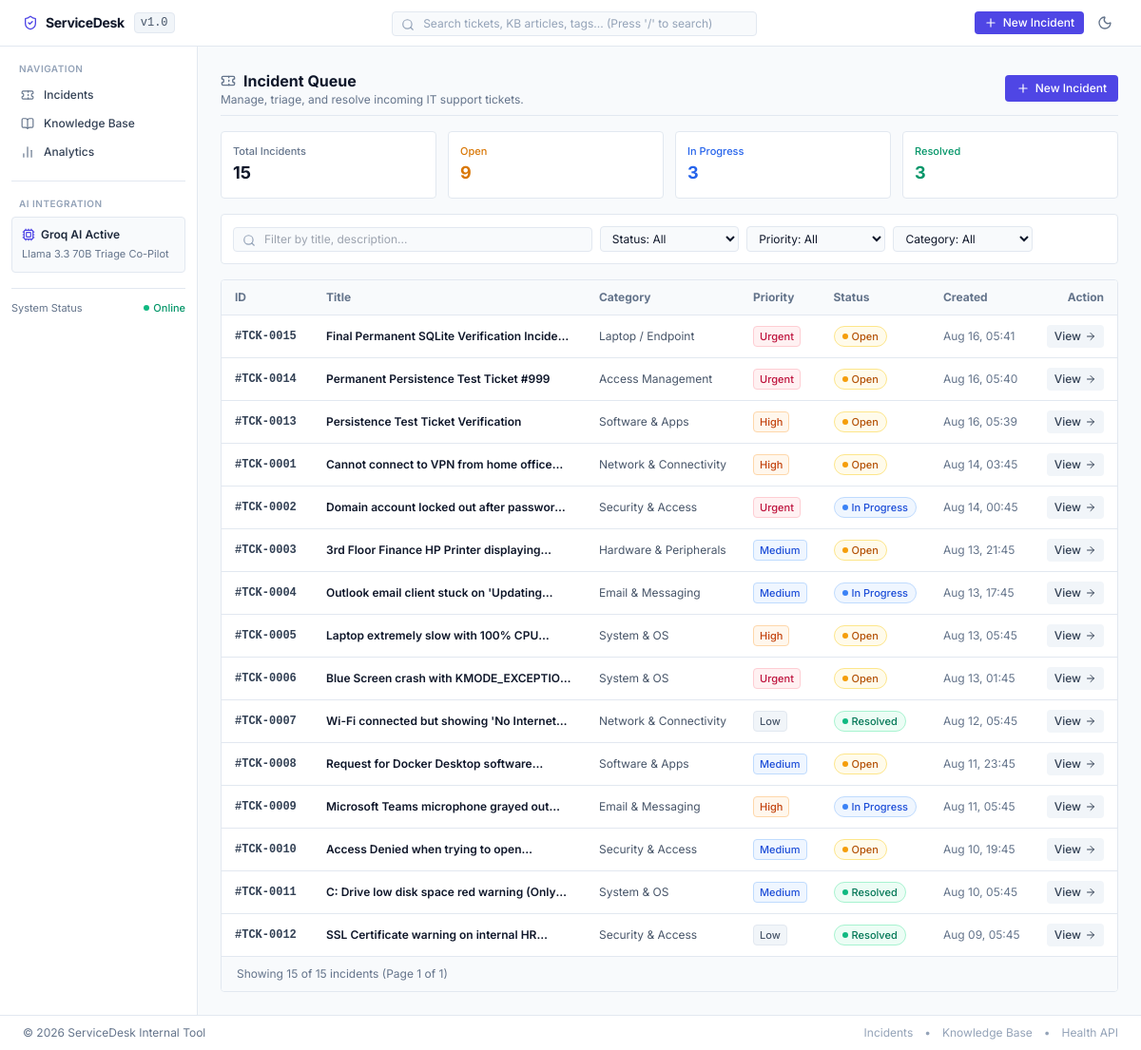
Page /tickets on the committed database.
### app/models.py (models this page shows)
class Ticket(Base):
    __tablename__ = "tickets"
    id = Column(Integer, primary_key=True, index=True, autoincrement=True)
    title = Column(String(255), nullable=False)
    description = Column(Text, nullable=False)
    status = Column(String(50), nullable=False, default="Open")  # Open, In Progress, Pending, Resolved, Closed
    priority = Column(String(50), nullable=False, default="Medium")  # Low, Medium, High, Urgent
    category = Column(String(100), nullable=False, default="General IT")
    ai_summary = Column(Text, nullable=True)
    suggested_resolution = Column(Text, nullable=True)
    final_resolution = Column(Text, nullable=True)
    created_at = Column(DateTime(timezone=True), default=utc_now)
    updated_at = Column(DateTime(timezone=True), default=utc_now, onupdate=utc_now)
    activities = relationship("TicketActivity", back_populates="ticket", cascade="all, delete-orphan", order_by="TicketActivity.created_at.desc()")

### app/routers/tickets.py (the view)
@router.get("/tickets", response_class=HTMLResponse)
async def list_tickets(
    request: Request,
    q: Optional[str] = Query(None),
    status_filter: Optional[str] = Query(None, alias="status"),
    priority_filter: Optional[str] = Query(None, alias="priority"),
    category_filter: Optional[str] = Query(None, alias="category"),
    page: int = Query(1, ge=1),
    page_size: int = Query(20, ge=1, le=100),
    created: Optional[bool] = False,
    deleted: Optional[bool] = False,
    db: Session = Depends(get_db)
):
    skip = (page - 1) * page_size
    tickets, total_count = TicketService.get_all_tickets(
        db=db,
        query=q,
        status=status_filter,
        priority=priority_filter,
        category=category_filter,
        skip=skip,
        limit=page_size
    )
    categories = TicketService.get_categories(db)
    counts = TicketService.get_ticket_counts(db)
    total_pages = max(1, (total_count + page_size - 1) // page_size)
    return templates.TemplateResponse(
        request=request,
        name="tickets/list.html",
        context={
            "app_name": settings.APP_NAME,
            "tickets": tickets,
            "counts": counts,
            "categories": categories,
            "statuses": VALID_STATUSES,
            "priorities": VALID_PRIORITIES,
            "search_query": q or "",
            "selected_status": status_filter or "All",
            "selected_priority": priority_filter or "All",
            "selected_category": category_filter or "All",
            "page": page,
            "total_pages": total_pages,
            "total_count": total_count,
            "created_success": created,
            "deleted_success": deleted
        }
    )

### app/templates/tickets/list.html (shortened to what this page needs)
{% extends "base.html" %}
{% block content %}
<div class="space-y-4">
    <div class="flex items-center justify-between gap-4 pb-2 border-b border-slate-200 dark:border-slate-800">
        <div>
            <h1 class="text-base font-bold text-slate-900 dark:text-white flex items-center gap-2">
                <i data-lucide="ticket" class="w-4 h-4 text-slate-500"></i>
                <span>Incident Queue</span>
            </h1>
            <p class="text-xs text-slate-500">Manage, triage, and resolve incoming IT support tickets.</p>
        </div>
        <div>
            <a href="/tickets/new" class="inline-flex items-center gap-1.5 px-3 py-1.5 rounded bg-indigo-600 hover:bg-indigo-700 text-white text-xs font-medium shadow-xs transition">
                <i data-lucide="plus" class="w-3.5 h-3.5"></i>
                <span>New Incident</span>
            </a>
        </div>
    </div>
    <div class="grid grid-cols-2 sm:grid-cols-4 gap-3">
        <a href="/tickets" class="p-3 rounded border border-slate-200 dark:border-slate-800 bg-white dark:bg-slate-900 shadow-xs hover:border-slate-300 transition">
            <span class="text-[11px] font-medium text-slate-500 block">Total Incidents</span>
            <span class="text-lg font-bold text-slate-900 dark:text-white">{{ counts.total }}</span>
        </a>
        <a href="/tickets?status=Open" class="p-3 rounded border border-slate-200 dark:border-slate-800 bg-white dark:bg-slate-900 shadow-xs hover:border-slate-300 transition">
            <span class="text-[11px] font-medium text-amber-600 dark:text-amber-400 block">Open</span>
            <span class="text-lg font-bold text-amber-600 dark:text-amber-400">{{ counts.open }}</span>
        </a>
        <a href="/tickets?status=In+Progress" class="p-3 rounded border border-slate-200 dark:border-slate-800 bg-white dark:bg-slate-900 shadow-xs hover:border-slate-300 transition">
            <span class="text-[11px] font-medium text-blue-600 dark:text-blue-400 block">In Progress</span>
            <span class="text-lg font-bold text-blue-600 dark:text-blue-400">{{ counts.in_progress }}</span>
        </a>
        <a href="/tickets?status=Resolved" class="p-3 rounded border border-slate-200 dark:border-slate-800 bg-white dark:bg-slate-900 shadow-xs hover:border-slate-300 transition">
            <span class="text-[11px] font-medium text-emerald-600 dark:text-emerald-400 block">Resolved</span>
            <span class="text-lg font-bold text-emerald-600 dark:text-emerald-400">{{ counts.resolved }}</span>
        </a>
    </div>
    <div class="p-3 rounded border border-slate-200 dark:border-slate-800 bg-white dark:bg-slate-900 shadow-xs">
        <form method="GET" action="/tickets" class="grid grid-cols-1 sm:grid-cols-12 gap-2 items-center">
            <div class="sm:col-span-5 relative">
                <i data-lucide="search" class="absolute left-2.5 top-2 w-3.5 h-3.5 text-slate-400"></i>
                <input
                    type="text"
                    name="q"
                    value="{{ search_query }}"
                    placeholder="Filter by title, description..."
                    class="w-full pl-8 pr-3 py-1 rounded border border-slate-200 dark:border-slate-700 bg-slate-50 dark:bg-slate-800 text-slate-900 dark:text-white text-xs focus:outline-none focus:ring-1 focus:ring-indigo-500"
                >
            </div>
            <div class="sm:col-span-2">
                <select name="status" onchange="this.form.submit()" class="w-full px-2 py-1 rounded border border-slate-200 dark:border-slate-700 bg-slate-50 dark:bg-slate-800 text-slate-900 dark:text-white text-xs focus:outline-none focus:ring-1 focus:ring-indigo-500">
                    <option value="All" {% if selected_status == 'All' %}selected{% endif %}>Status: All</option>
                </select>
            </div>
            <div class="sm:col-span-2">
                <select name="priority" onchange="this.form.submit()" class="w-full px-2 py-1 rounded border border-slate-200 dark:border-slate-700 bg-slate-50 dark:bg-slate-800 text-slate-900 dark:text-white text-xs focus:outline-none focus:ring-1 focus:ring-indigo-500">
                    <option value="All" {% if selected_priority == 'All' %}selected{% endif %}>Priority: All</option>
                </select>
            </div>
            <div class="sm:col-span-2">
                <select name="category" onchange="this.form.submit()" class="w-full px-2 py-1 rounded border border-slate-200 dark:border-slate-700 bg-slate-50 dark:bg-slate-800 text-slate-900 dark:text-white text-xs focus:outline-none focus:ring-1 focus:ring-indigo-500">
                    <option value="All" {% if selected_category == 'All' %}selected{% endif %}>Category: All</option>
                </select>
            </div>
        </form>
    </div>
    {% if tickets %}
        <div class="rounded border border-slate-200 dark:border-slate-800 bg-white dark:bg-slate-900 shadow-xs overflow-hidden">
            <div class="overflow-x-auto">
                <table class="w-full text-left text-xs">
                    <thead class="bg-slate-50 dark:bg-slate-800/60 border-b border-slate-200 dark:border-slate-800 text-slate-500 font-semibold">
                        <tr>
                            <th class="py-2.5 px-3.5 w-24">ID</th>
                            <th class="py-2.5 px-3.5">Title</th>
                            <th class="py-2.5 px-3.5">Category</th>
                            <th class="py-2.5 px-3.5">Priority</th>
                            <th class="py-2.5 px-3.5">Status</th>
                            <th class="py-2.5 px-3.5">Created</th>
                            <th class="py-2.5 px-3.5 text-right">Action</th>
                        </tr>
                    </thead>
                    <tbody class="divide-y divide-slate-200 dark:divide-slate-800">
                        {% for ticket in tickets %}
                            <tr class="table-row-hover transition-colors">
                                <td class="py-2.5 px-3.5 font-mono font-semibold text-slate-700 dark:text-slate-300">
                                    <a href="/tickets/{{ ticket.id }}" class="hover:text-indigo-600">
                                        #TCK-{{ "%04d" % ticket.id }}
                                    </a>
                                </td>
                                <td class="py-2.5 px-3.5">
                                    <a href="/tickets/{{ ticket.id }}" class="font-semibold text-slate-900 dark:text-white hover:text-indigo-600 dark:hover:text-indigo-400 line-clamp-1">
                                        {{ ticket.title }}
                                    </a>
                                </td>
                                <td class="py-2.5 px-3.5 text-slate-600 dark:text-slate-400 whitespace-nowrap">
                                    {{ ticket.category }}
                                </td>
                                <td class="py-2.5 px-3.5 whitespace-nowrap">
                                    {% if ticket.priority == 'Urgent' or ticket.priority == 'Critical' %}
                                        <span class="inline-flex items-center px-1.5 py-0.5 rounded text-[11px] font-medium bg-rose-50 text-rose-700 border border-rose-200 dark:bg-rose-950/40 dark:text-rose-300 dark:border-rose-800">
                                            Urgent
                                        </span>
                                    {% elif ticket.priority == 'High' %}
                                        <span class="inline-flex items-center px-1.5 py-0.5 rounded text-[11px] font-medium bg-orange-50 text-orange-700 border border-orange-200 dark:bg-orange-950/40 dark:text-orange-300 dark:border-orange-800">
                                            High
                                        </span>
                                    {% elif ticket.priority == 'Medium' %}
                                        <span class="inline-flex items-center px-1.5 py-0.5 rounded text-[11px] font-medium bg-blue-50 text-blue-700 border border-blue-200 dark:bg-blue-950/40 dark:text-blue-300 dark:border-blue-800">
                                            Medium
                                        </span>
                                    {% else %}
                                        <span class="inline-flex items-center px-1.5 py-0.5 rounded text-[11px] font-medium bg-slate-100 text-slate-600 border border-slate-200 dark:bg-slate-800 dark:text-slate-400 dark:border-slate-700">
                                            Low
                                        </span>
                                    {% endif %}
                                </td>
                                <td class="py-2.5 px-3.5 whitespace-nowrap">
                                    {% if ticket.status == 'Open' %}
                                        <span class="inline-flex items-center gap-1 px-2 py-0.5 rounded-full text-[11px] font-medium bg-amber-50 text-amber-700 border border-amber-200 dark:bg-amber-950/40 dark:text-amber-300 dark:border-amber-800">
                                            <span class="h-1.5 w-1.5 rounded-full bg-amber-500"></span> Open
                                        </span>
                                    {% elif ticket.status == 'In Progress' %}
                                        <span class="inline-flex items-center gap-1 px-2 py-0.5 rounded-full text-[11px] font-medium bg-blue-50 text-blue-700 border border-blue-200 dark:bg-blue-950/40 dark:text-blue-300 dark:border-blue-800">
                                            <span class="h-1.5 w-1.5 rounded-full bg-blue-500"></span> In Progress
                                        </span>
                                    {% elif ticket.status == 'Resolved' %}
                                        <span class="inline-flex items-center gap-1 px-2 py-0.5 rounded-full text-[11px] font-medium bg-emerald-50 text-emerald-700 border border-emerald-200 dark:bg-emerald-950/40 dark:text-emerald-300 dark:border-emerald-800">
                                            <span class="h-1.5 w-1.5 rounded-full bg-emerald-500"></span> Resolved
                                        </span>
                                    {% else %}
                                        <span class="inline-flex items-center gap-1 px-2 py-0.5 rounded-full text-[11px] font-medium bg-slate-100 text-slate-600 border border-slate-200 dark:bg-slate-800 dark:text-slate-400 dark:border-slate-700">
                                            Closed
                                        </span>
                                    {% endif %}
                                </td>
                                <td class="py-2.5 px-3.5 text-slate-500 whitespace-nowrap">
                                    {{ ticket.created_at.strftime('%b %d, %H:%M') }}
                                </td>
                                <td class="py-2.5 px-3.5 text-right whitespace-nowrap">
                                    <a href="/tickets/{{ ticket.id }}" class="inline-flex items-center gap-1 px-2 py-1 rounded bg-slate-100 dark:bg-slate-800 hover:bg-slate-200 dark:hover:bg-slate-700 text-slate-700 dark:text-slate-300 text-xs font-medium transition">
                                        <span>View</span>
                                        <i data-lucide="arrow-right" class="w-3 h-3"></i>
                                    </a>
                                </td>
                            </tr>
                        {% endfor %}
                    </tbody>
                </table>
            </div>
            <div class="px-4 py-2.5 bg-slate-50 dark:bg-slate-800/50 border-t border-slate-200 dark:border-slate-800 flex items-center justify-between text-xs text-slate-500">
                <div>
                    Showing {{ tickets|length }} of {{ total_count }} incidents (Page {{ page }} of {{ total_pages }})
                </div>
            </div>
        </div>
    {% endif %}
</div>
{% endblock %}

### app/static/css/style.css (style rules this page uses)
body { font-family: 'Inter', -apple-system, BlinkMacSystemFont, "Segoe UI", Roboto, sans-serif; color: #0f172a; background-color: #f8fafc; }

### rows in the picture
Ticket: id "0015", title "Final Permanent SQLite Verification…", category "Laptop / Endpoint", priority "Urgent", status "Open" (drawn), created_at "Aug 16, 05:41"
Ticket: id "0014", title "Permanent Persistence Test Ticket #999", category "Access Management", priority "Urgent", status "Open" (drawn), created_at "Aug 16, 05:40"
Ticket: id "0013", title "Persistence Test Ticket Verification", category "Software & Apps", priority "High", status "Open" (drawn), created_at "Aug 16, 05:39"
Ticket: id "0001", title "Cannot connect to VPN from home…", category "Network & Connectivity", priority "High", status "Open" (drawn), created_at "Aug 14, 03:45"
Ticket: id "0002", title "Domain account locked out after…", category "Security & Access", priority "Urgent", status "In Progress" (drawn), created_at "Aug 14, 00:45"
Ticket: id "0003", title "3rd Floor Finance HP Printer…", category "Hardware & Peripherals", priority "Medium", status "Open" (drawn), created_at "Aug 13, 21:45"
Ticket: id "0004", title "Outlook email client stuck on…", category "Email & Messaging", priority "Medium", status "In Progress" (drawn), created_at "Aug 13, 17:45"
Ticket: id "0005", title "Laptop extremely slow with 100%…", category "System & OS", priority "High", status "Open" (drawn), created_at "Aug 13, 05:45"
Ticket: id "0006", title "Blue Screen crash with…", category "System & OS", priority "Urgent", status "Open" (drawn), created_at "Aug 13, 01:45"
Ticket: id "0007", title "Wi-Fi connected but showing 'No…", category "Network & Connectivity", priority "Low", status "Resolved" (drawn), created_at "Aug 12, 05:45"
Ticket: id "0008", title "Request for Docker Desktop…", category "Software & Apps", priority "Medium", status "Open" (drawn), created_at "Aug 11, 23:45"
Ticket: id "0009", title "Microsoft Teams microphone grayed…", category "Email & Messaging", priority "High", status "In Progress" (drawn), created_at "Aug 11, 05:45"
Ticket: id "0010", title "Access Denied when trying to…", category "Security & Access", priority "Medium", status "Open" (drawn), created_at "Aug 10, 19:45"
Ticket: id "0011", title "C: Drive low disk space red warning…", category "System & OS", priority "Medium", status "Resolved" (drawn), created_at "Aug 10, 05:45"
Ticket: id "0012", title "SSL Certificate warning on internal…", category "Security & Access", priority "Low", status "Resolved" (drawn), created_at "Aug 09, 05:45"

### other values in the picture
{{ counts.total }} "15"
{{ counts.open }} "9"
{{ counts.in_progress }} "3"
{{ counts.resolved }} "3"
{{ tickets|length }} "15"
{{ total_count }} "15"
{{ page }} "1"
{{ total_pages }} "1"
